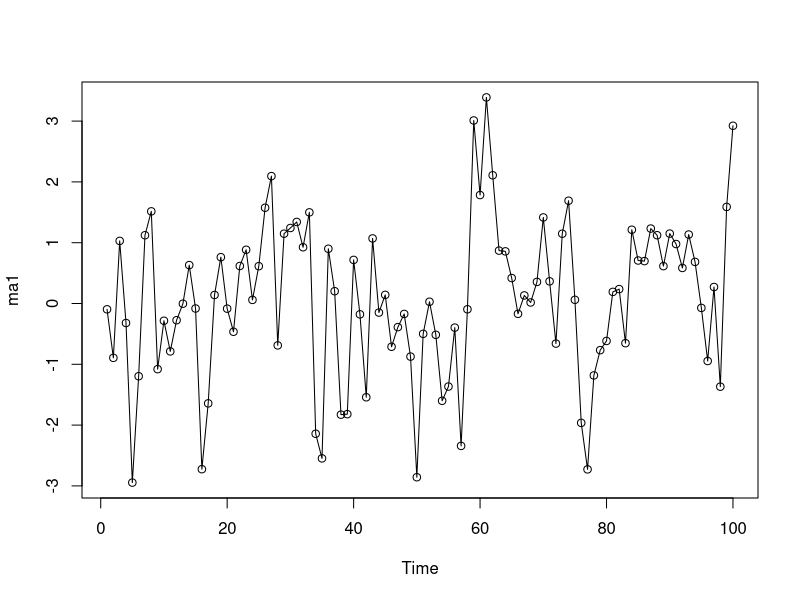
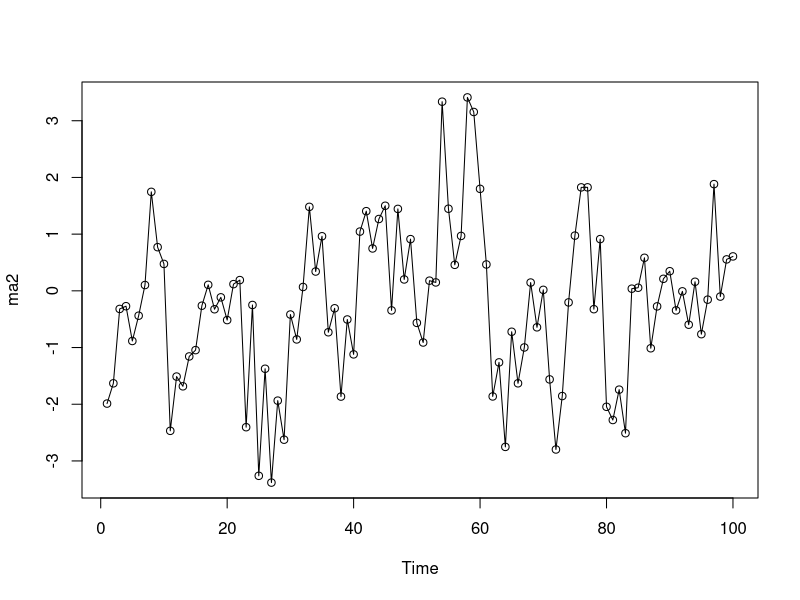

These charts were generated, in order, by the following R code:
#Moving Average Process

#For MA1 pass 1 argument in list
ma1<-arima.sim(model=list(ma=c(0.5)),n=100)

#To see data generated by process
ma1

#Create empty plot
dev.new()

#Plot the data
plot(ma1,type='o')

#Close the plot
dev.off()


#For MA2 pass 2 argument in list
ma2<-arima.sim(model=list(ma=c(0.5,0.6)),n=100)

#To see data generated by process
ma2

#Create empty plot
dev.new()

#Plot the data
plot(ma2,type='o')

#Close the plot
dev.off()

#And so on for general MA order n process
